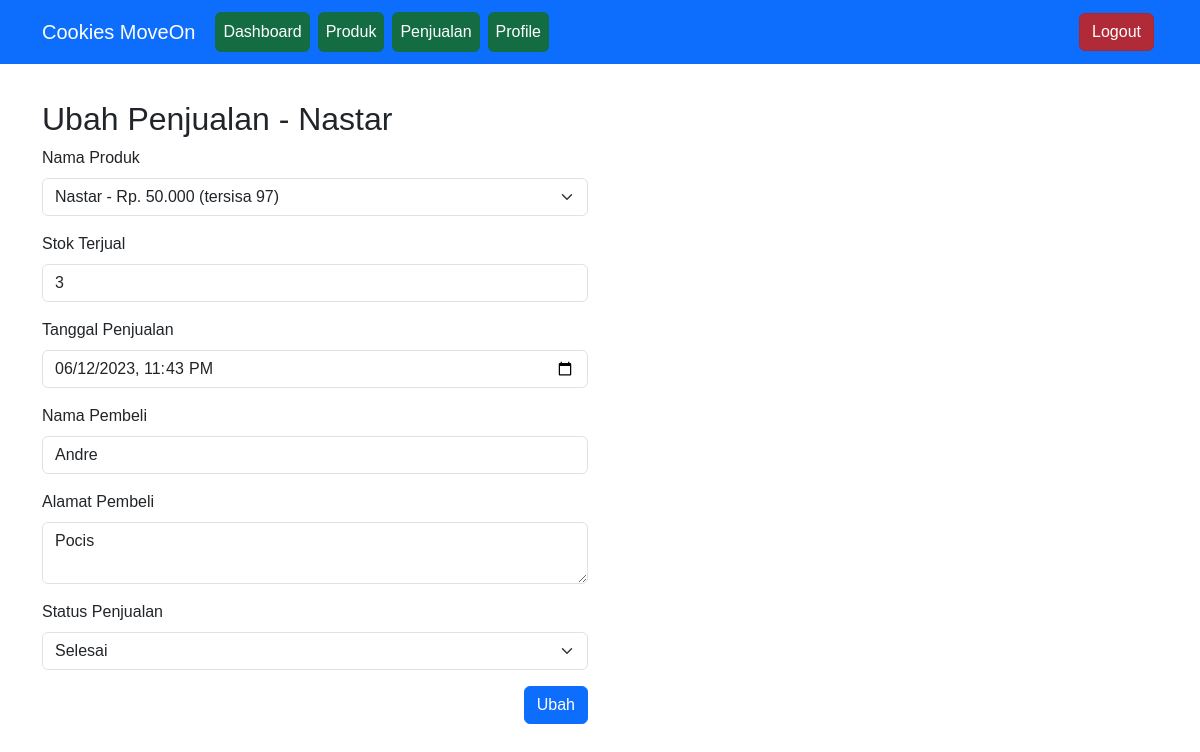
/ubah_penjualan.php?id_penjualan=3 (signed in), run on the app's committed database.
### tables this page shows
CREATE TABLE `penjualan` (
  `id_penjualan` int(11) NOT NULL,
  `id_produk` int(11) NOT NULL,
  `stok_terjual` int(11) NOT NULL,
  `tanggal_penjualan` datetime NOT NULL,
  `total_harga` int(11) NOT NULL,
  `nama_pembeli` varchar(100) NOT NULL,
  `alamat_pembeli` text NOT NULL,
  `status_penjualan` enum('Belum','Selesai') NOT NULL
);

CREATE TABLE `produk` (
  `id_produk` int(11) NOT NULL,
  `nama_produk` varchar(100) NOT NULL,
  `jenis_produk` enum('Kue','Roti','Pizza') NOT NULL,
  `satuan_produk` enum('Pcs','Toples') NOT NULL,
  `stok_produk` int(11) NOT NULL,
  `harga_produk` int(11) NOT NULL,
  `foto_produk` text NOT NULL
);

### ubah_penjualan.php (the view, shortened to what this page needs)
<?php
	require_once 'koneksi.php';
	$id_penjualan = $_GET['id_penjualan'];
	$data_penjualan = mysqli_fetch_assoc(mysqli_query($koneksi, "SELECT * FROM penjualan INNER JOIN produk ON penjualan.id_produk = produk.id_produk WHERE penjualan.id_penjualan = '$id_penjualan'"));
?>
<!DOCTYPE html>
<html>
<head>
	<?php include_once 'head.php'; ?>
</head>
<body>
	<?php include_once 'navbar.php'; ?>
	<div class="container anti-navbar">
		<div class="row">
			<div class="col-lg-6">
				<h2>Ubah Penjualan - <?= $data_penjualan['nama_produk']; ?></h2>
				<form method="post">
					<div class="mb-3">
					    <label for="id_produk" class="form-label">Nama Produk</label>
					    <select class="form-select" id="id_produk" name="id_produk" required>
						    <option value="<?= $data_penjualan['id_produk']; ?>"><?= $data_penjualan['nama_produk']; ?> - Rp. </option>
					    </select>
					</div>
					<div class="mb-3">
						<label for="stok_terjual" class="form-label">Stok Terjual</label>
					    <input type="number" class="form-control" id="stok_terjual" name="stok_terjual" value="<?= $data_penjualan['stok_terjual']; ?>" required>
					</div>
					<div class="mb-3">
					    <label for="tanggal_penjualan" class="form-label">Tanggal Penjualan</label>
					    <input type="datetime-local" value="<?= $data_penjualan['tanggal_penjualan']; ?>" class="form-control" id="tanggal_penjualan" name="tanggal_penjualan" required>
					</div>
					<div class="mb-3">
					    <label for="nama_pembeli" class="form-label">Nama Pembeli</label>
					    <input type="text" class="form-control" id="nama_pembeli" name="nama_pembeli" value="<?= $data_penjualan['nama_pembeli']; ?>" required>
					</div>
					<div class="mb-3">
					    <label for="alamat_pembeli" class="form-label">Alamat Pembeli</label>
					    <textarea class="form-control" id="alamat_pembeli" name="alamat_pembeli" required><?= $data_penjualan['alamat_pembeli']; ?></textarea>
					</div>
					<div class="mb-3">
					    <label for="status_penjualan" class="form-label">Status Penjualan</label>
					    <select class="form-select" id="status_penjualan" name="status_penjualan" required>
						    <option value="Selesai">Selesai</option>
					    </select>
					</div>
					<div class="mb-3 text-end">
						<button type="submit" class="btn btn-primary" name="btnUbah">Ubah</button>
					</div>
				</form>
			</div>
		</div>
	</div>
</body>
</html>

### css/style.css (style rules this page uses)
* { padding: 0; margin-top: 0; font-family: sans-serif; }
.container { width: 80%; margin: 0 auto; }
.container:after { content: " "; display: block; clear: both; }
.anti-navbar { padding-top: 100px; }

### data on the page
penjualan: id_produk.nama_produk "Nastar", id_produk "Nastar - Rp. 50.000 (tersisa 97)", stok_terjual "3", tanggal_penjualan "06/12/2023 23:43", nama_pembeli "Andre", alamat_pembeli "Pocis"
